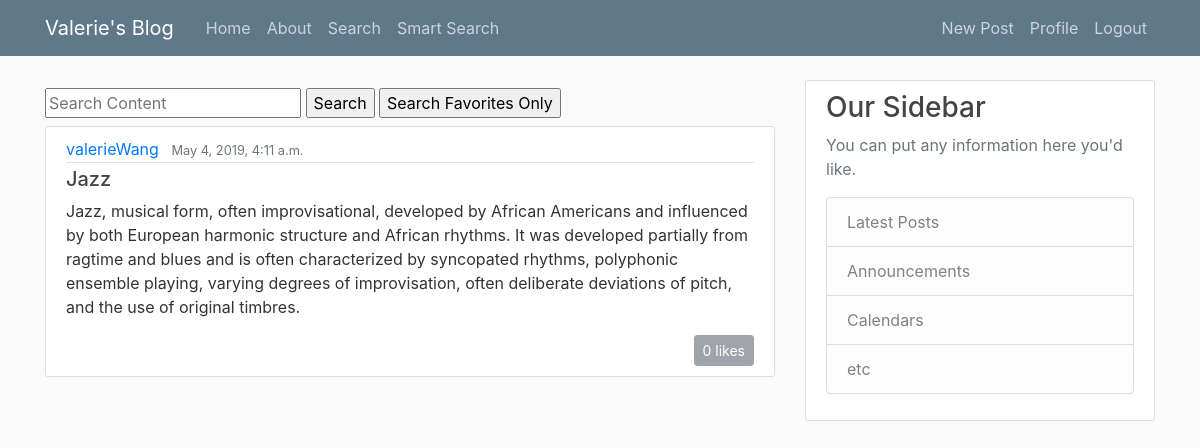
The app's page /search/ (signed in) with its own data.
### myBlog/models.py (models this page shows, shortened)
class Post(models.Model):
    subject = models.CharField(max_length = 100)
    content = models.TextField()
    date_posted = models.DateTimeField(default = timezone.now)
    author = models.ForeignKey(User, on_delete = models.CASCADE)
    likes = models.ManyToManyField(User, related_name = 'likes', blank = True)
    favorites = models.ManyToManyField(User, related_name = 'favorites', blank = True)
    tags = models.ForeignKey(Tag, default = "tag", on_delete=models.CASCADE)

### myBlog/views.py (the view)
# urls.py: path('search/', views.search, name = 'searchPage'),
def search(request):
    queryPool = Post.objects.all()
    query = request.GET.get("q")
    queryDictionary = request.GET
    if query:
        query_result = queryPool.filter(
                Q(subject__icontains=query)|
                Q(content__icontains=query)|
                Q(date_posted__icontains=query) |
                Q(author__username__icontains=query)
                ).annotate(like_nums = Count('likes')).distinct().order_by('-like_nums','-date_posted')
    else: query_result = queryPool
    if 'search_fav' in queryDictionary:
        query_fav = True
    else: query_fav = False
    fav_dict = dict()
    for po in query_result:
        if request.user in po.favorites.all():
            fav_dict[po] = True
        else: fav_dict[po] = False
    like_num_dict = dict()
    for po in query_result:
        like_num_dict[po] = len(po.likes.all())
    context = {
        'posts': query_result,
        'like_num': like_num_dict,
        'fav_status': fav_dict,
        'query_type': query_fav,
    }
    return render(request, 'myBlog/search.html', context)

### myBlog/templates/myBlog/search.html (shortened to what this page needs)
{% extends 'myBlog/base.html' %}
{% block content%}
    <div>
        <form method = 'GET' action = ''>
        <input type = 'text' name = 'q' placeholder = 'Search Content'/>
        <input type = 'submit' name = 's' value = 'Search'/>
        <input type = 'submit' name = 'search_fav' value = 'Search Favorites Only'/>
    </div>
    {% if query_type %}
        {% for post in posts %}
            {% for key, value in fav_status.items %}
                {% if key == post and value == True%}
                    <article class="media content-section">
                        <div class="media-body">
                            <div class="article-metadata">
                                <a class="mr-2" href="#">{{ post.author }}</a>
                                <small class="text-muted">{{ post.date_posted}}</small>
                            </div>
                            <h5><a class="article-title" href="{% url 'individual-post' post.id %}">{{ post.subject }}</a></h5>
                            <p class="article-content">{{ post.content }}</p>
                            <div class = 'text-right'>
                                {% for key, value in like_num.items %}
                                    {% if key == post %}
                                        {% if value == 1 %}
                                            <button type="button" class="btn btn-secondary btn-sm" disabled>{{value}} like</button>
                                        {% else %}
                                            <button type="button" class="btn btn-secondary btn-sm" disabled>{{value}} likes</button>
                                        {% endif %}
                                    {% endif %}
                                {% endfor %}
                            </div>
                        </div>
                    </article>
                 {% endif %}
            {% endfor %}
        {% endfor %}
    {% else %}
        {% for post in posts %}
            <article class="media content-section">
            <div class="media-body">
                <div class="article-metadata">
                <a class="mr-2" href="#">{{ post.author }}</a>
                <small class="text-muted">{{ post.date_posted}}</small>
                </div>
                <h5><a class="article-title" href="{% url 'individual-post' post.id %}">{{ post.subject }}</a></h5>
                <p class="article-content">{{ post.content }}</p>
                <div class = 'text-right'>
                    {% for key, value in like_num.items %}
                        {% if key == post %}
                            {% if value == 1 %}
                                <button type="button" class="btn btn-secondary btn-sm" disabled>{{value}} like</button>
                            {% else %}
                                <button type="button" class="btn btn-secondary btn-sm" disabled>{{value}} likes</button>
                            {% endif %}
                        {% endif %}
                    {% endfor %}
                </div>
            </div>
            </article>
        {% endfor %}
    {% endif %}
{% endblock %}

### myBlog/static/myBlog/main.css (style rules this page uses)
body { background: #fafafa; color: #333333; margin-top: 5rem; }
h1, h2, h3, h4, h5, h6 { color: #444444; }
.content-section { background: #ffffff; padding: 10px 20px; border: 1px solid #dddddd; border-radius: 3px; margin-bottom: 20px; }
.article-title { color: #444444; }
.article-content { white-space: pre-line; }
.article-metadata { padding-bottom: 1px; margin-bottom: 4px; border-bottom: 1px solid #e3e3e3 }

### records on screen
Post: author "valerieWang", date_posted "May 4, 2019, 4:11 a.m.", subject "Jazz", content "Jazz, musical form, often improvisational, developed by African Americans and influenced by both European harmonic structure and African rhythms. It was developed partially from ragtime and blues and is often characterized by syncopated rhythms, polyphonic ensemble playing, varying degrees of improvisation, often deliberate deviations of pitch, and the use of original timbres.", value "0"
